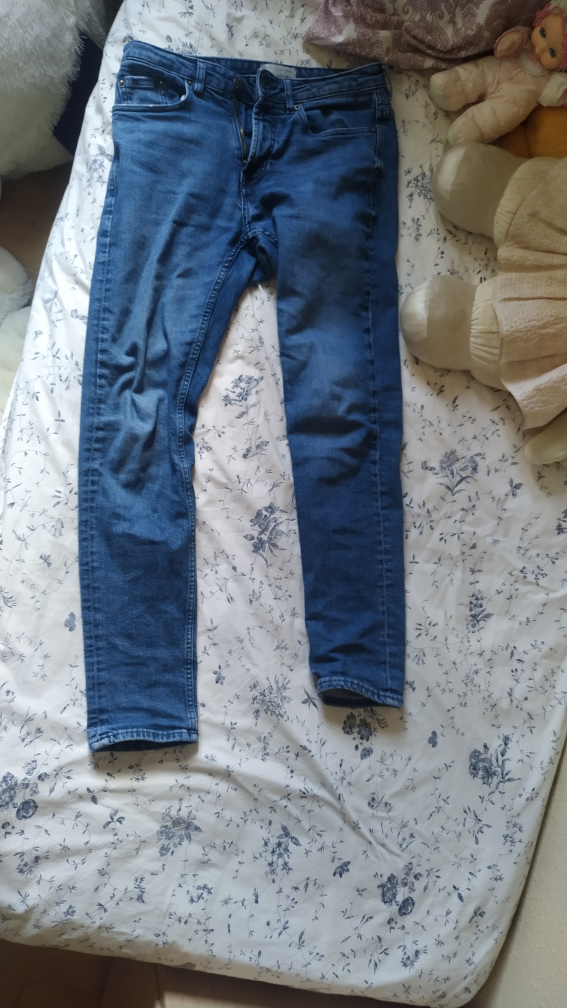
#> input picture ComputerVision/GoodUp.jpg, 2268 x 4032 px (shown at 1/4 size)
$ jupyter execute --allow-errors OptionA.ipynb   (shell and % lines are left out)
#> lines starting #> are read from the running program, lines starting #| are printed output that depends on the picture; after the words box and inside, x2 and y2 are one past the last pixel; in counts of white or black regions, pixels touching at a corner belong together
# First pass, OPTION A

This is the first pass of my TFG, the idea of processing the image and being able to detect features and such

### Loading Libraries

[cell 1]
import cv2
import numpy as np
import pandas as pd
import matplotlib.pyplot as plt
import joblib
from IPython.display import Image
from tensorflow.keras import models
import tensorflow as tf
from tensorflow.keras.preprocessing import image
from tensorflow.keras import backend as K
import random as rng
rng.seed(12345)

### Loading data

It is necessary that, before starting the detection of objects we prosses the images so that they are selected and well suited for analizis. That's why we need to separate the cloth from the background. An option might be the use of a machine learning algorithm to detect the cloth from a picture

[cell 2]
pant_img_original = cv2.imread(r'GoodUp.jpg')
#> pant_img_original is the input picture: shape (4032, 2268, 3); mean B, G, R 131, 122.5, 114.5

[cell 3]
pant_img = pant_img_original[:,:,::-1]
plt.imshow(pant_img)
#> (this line was passed over: IPython is not available in this run)

[cell 4]
pant_img_gray = cv2.cvtColor(pant_img, cv2.COLOR_BGR2GRAY)
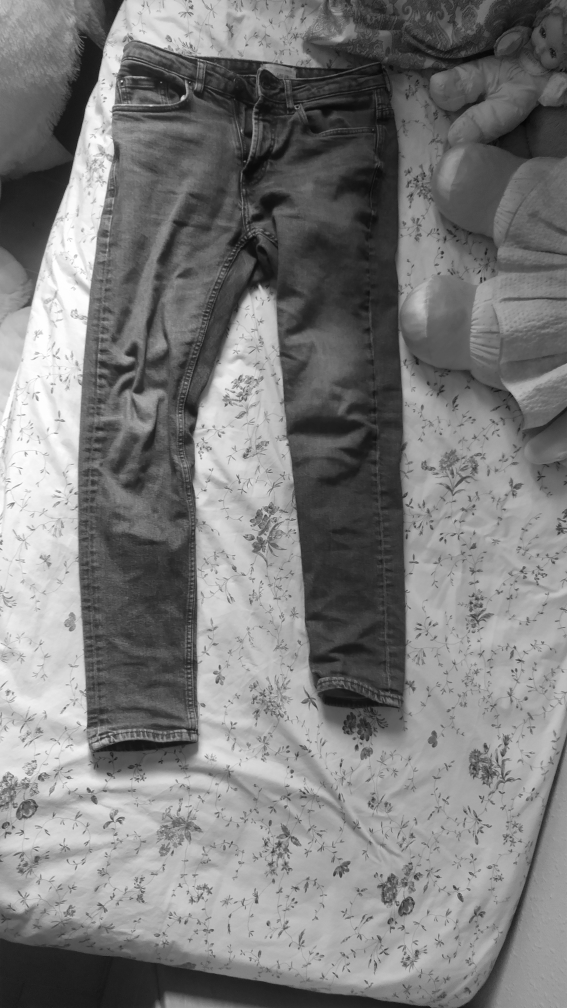
#> pant_img_gray: shape (4032, 2268) (shown at 1/4 size); min 1, max 255, mean 124.1
blurred = cv2.GaussianBlur(pant_img_gray, (7, 7), 0)
(thresh, blackAndWhiteImage) = cv2.threshold(blurred, 0, 255, cv2.THRESH_BINARY | cv2.THRESH_OTSU)
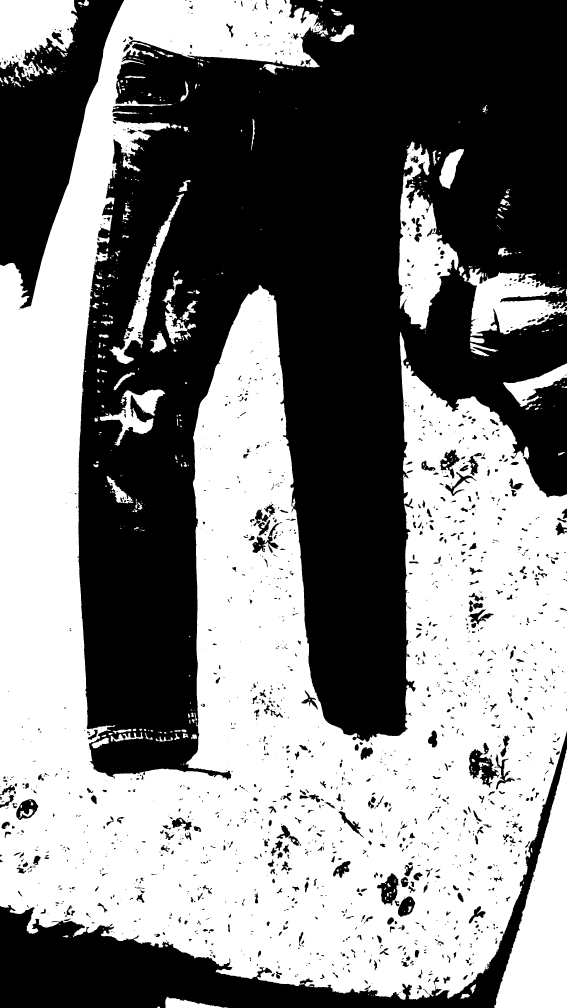
#> blackAndWhiteImage: shape (4032, 2268) (shown at 1/4 size); 50.3% white; 1638 black regions (581 under 20 px), largest, box (x1, y1, x2, y2) and area: (308, 0, 2268, 3121) 3700260, (0, 2924, 2268, 4032) 384816, (0, 0, 496, 1234) 282056
#> thresh = 123

[cell 5]
invertedMask = cv2.bitwise_not(blackAndWhiteImage)
newImage = cv2.bitwise_or(pant_img, pant_img, mask = invertedMask)
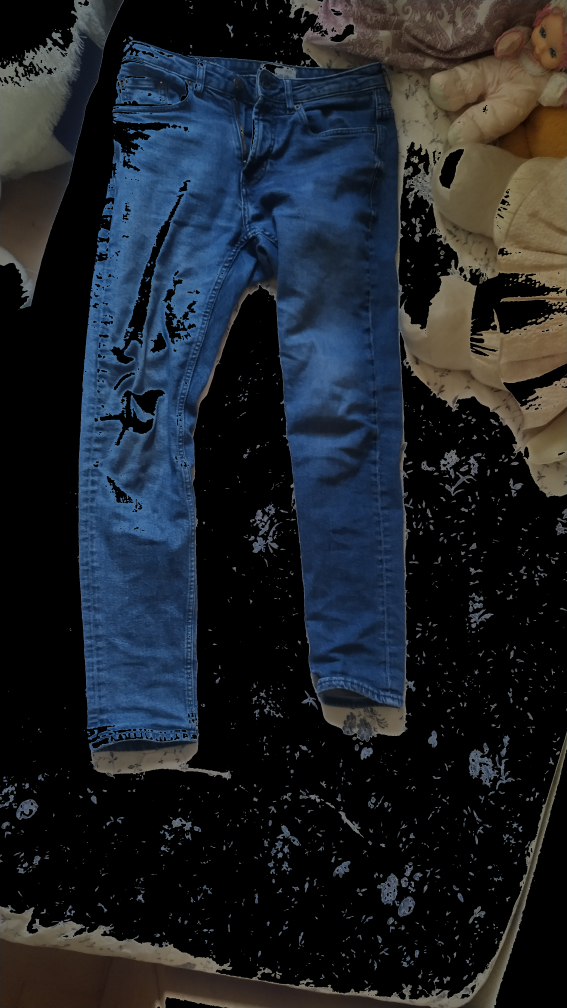
#> newImage: shape (4032, 2268, 3) (shown at 1/4 size); mean R, G, B 29.7, 34.5, 40.8
plt.imshow(newImage)
#> (this line was passed over: IPython is not available in this run)

[cell 6]
kernelClose = np.ones((10,10),np.uint8)
redoneInverted = invertedMask
for x in range(15):
    redoneInverted = cv2.morphologyEx(redoneInverted, cv2.MORPH_CLOSE, kernelClose)
#> this loop made 15 passes
#> pass 1, `redoneInverted = cv2.morphologyEx(redoneInverted, cv2.MORPH_CLOSE, ker..`:
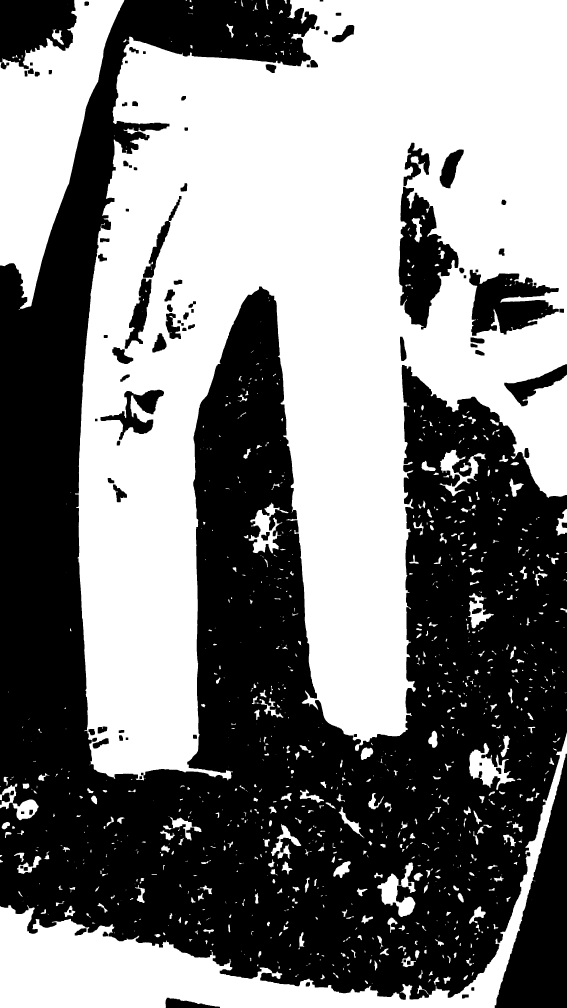
#> redoneInverted: shape (4032, 2268) (shown at 1/4 size); 50.7% white; 104 black regions, largest, box (x1, y1, x2, y2) and area: (0, 0, 2268, 3999) 4050416, (1979, 3015, 2268, 4032) 144233, (1595, 747, 1834, 1318) 72849
#> after the loop:
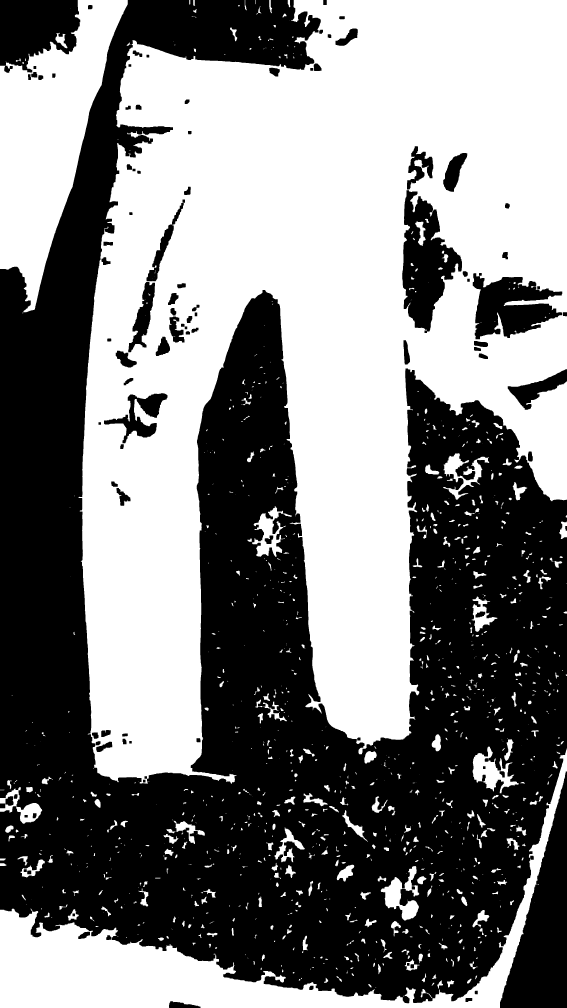
#> redoneInverted: shape (4032, 2268) (shown at 1/4 size); 50.6% white; 104 black regions, largest, box (x1, y1, x2, y2) and area: (0, 0, 2268, 4013) 4082014, (2000, 3086, 2268, 4032) 126327, (1609, 761, 1848, 1332) 72849
for x in range(400):
    redoneInverted = cv2.morphologyEx(redoneInverted, cv2.MORPH_OPEN, kernelClose)
#> this loop made 400 passes
#> pass 1, `redoneInverted = cv2.morphologyEx(redoneInverted, cv2.MORPH_OPEN, kern..`:
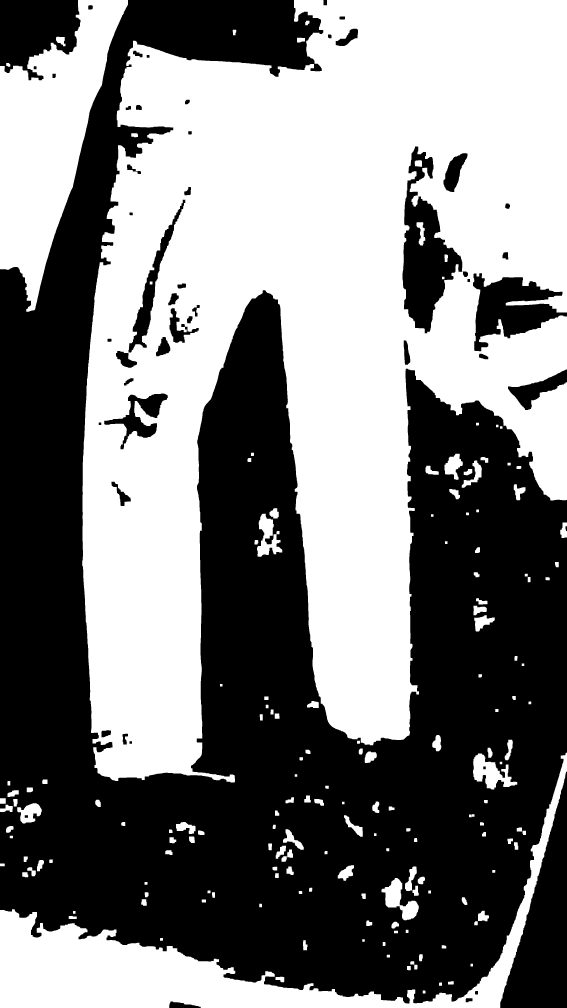
#> redoneInverted: shape (4032, 2268) (shown at 1/4 size); 49.4% white; 166 white regions, largest, box (x1, y1, x2, y2) and area: (329, 0, 2268, 3130) 3736133, (0, 3011, 2268, 4032) 365813, (0, 0, 512, 1247) 303222
#> after the loop:
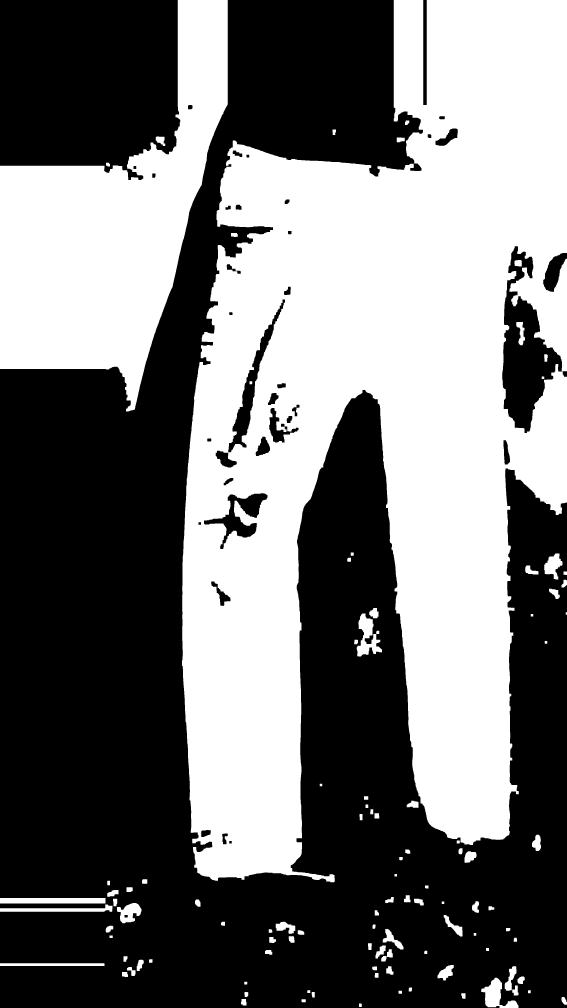
#> redoneInverted: shape (4032, 2268) (shown at 1/4 size); 45.6% white; 104 white regions, largest, box (x1, y1, x2, y2) and area: (728, 0, 2268, 3529) 3367424, (0, 0, 911, 1646) 707409, (0, 3592, 422, 3614) 9284
newImage = cv2.bitwise_or(pant_img, pant_img, mask = redoneInverted)
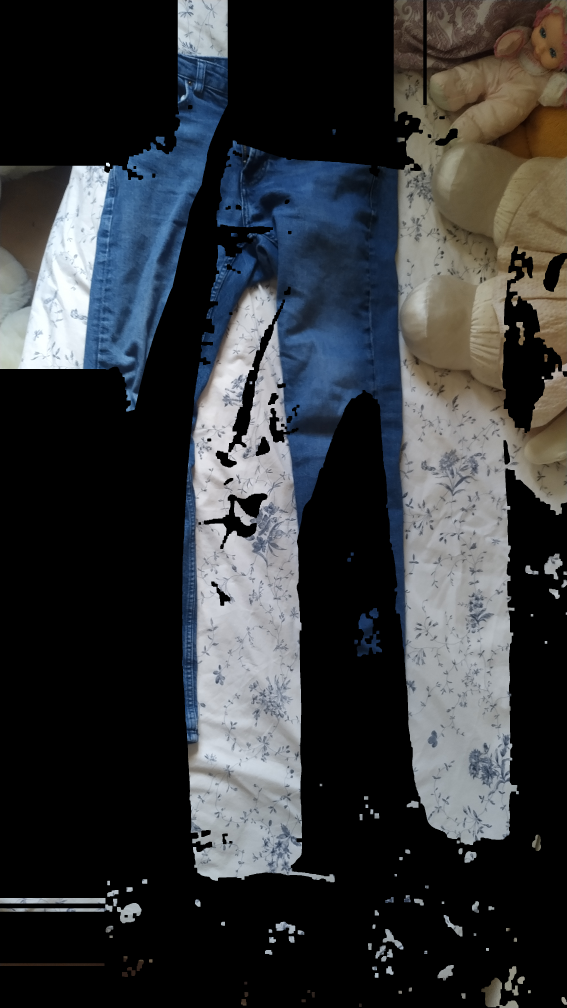
#> newImage: shape (4032, 2268, 3) (shown at 1/4 size); mean R, G, B 52.4, 54.9, 57.5
plt.imshow(newImage)
#> (this line was passed over: IPython is not available in this run)

$ run again, with ComputerVision/GoodDown.jpg copied over ComputerVision/GoodUp.jpg
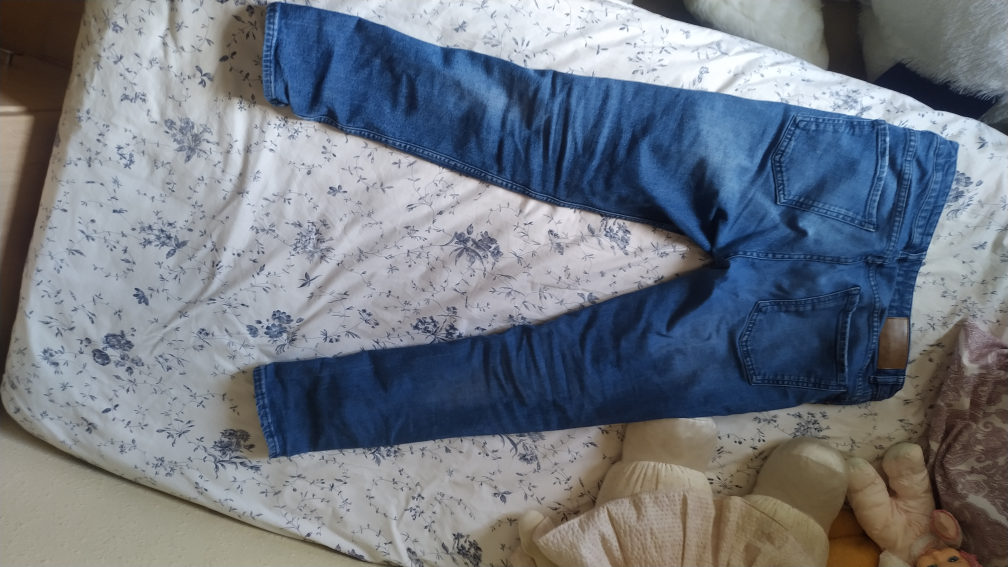
#> input picture ComputerVision/GoodDown.jpg, 4032 x 2268 px (shown at 1/4 size)
#> pant_img_original is the input picture: shape (2268, 4032, 3); mean B, G, R 129.8, 119.6, 112.8
#> `(thresh, blackAndWhiteImage) = cv2.threshold(blurred, 0, 255, cv2.THRE..`:
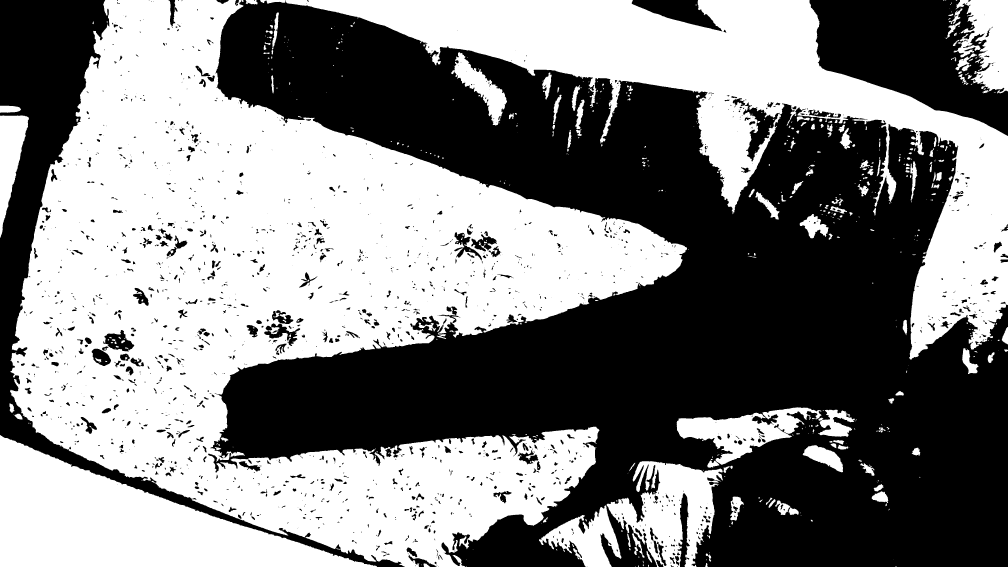
#> blackAndWhiteImage: shape (2268, 4032) (shown at 1/4 size); 50.3% white; 1634 black regions (661 under 20 px), largest, box (x1, y1, x2, y2) and area: (832, 0, 4032, 2268) 3747596, (0, 0, 1619, 2268) 365552, (3238, 0, 4032, 544) 247155
#> thresh = 121
#> `newImage = cv2.bitwise_or(pant_img, pant_img, mask = redoneInverted)`:
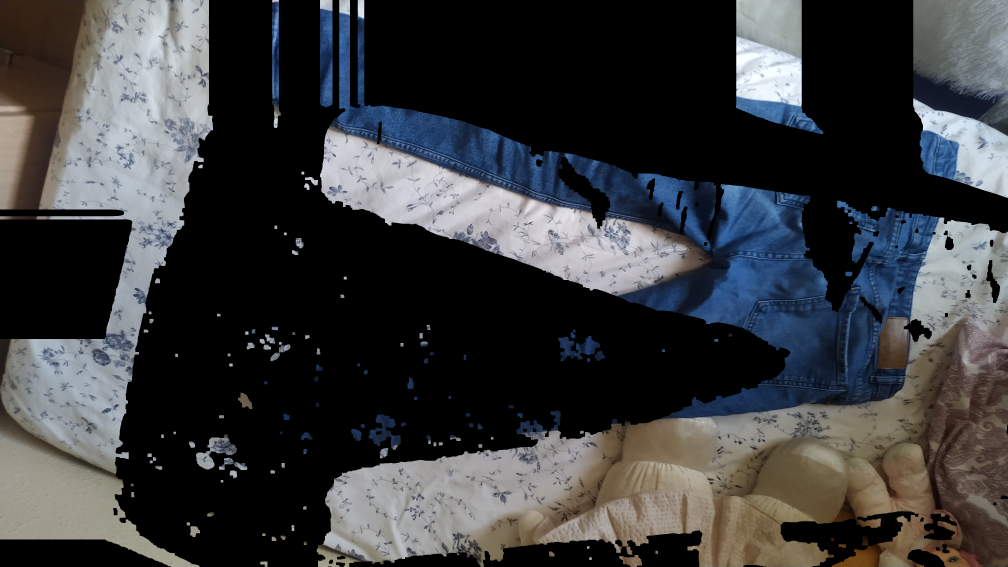
#> newImage: shape (2268, 4032, 3) (shown at 1/4 size); mean R, G, B 57.7, 58.8, 60.9

$ run again, with ComputerVision/ReverseUp.jpg copied over ComputerVision/GoodUp.jpg
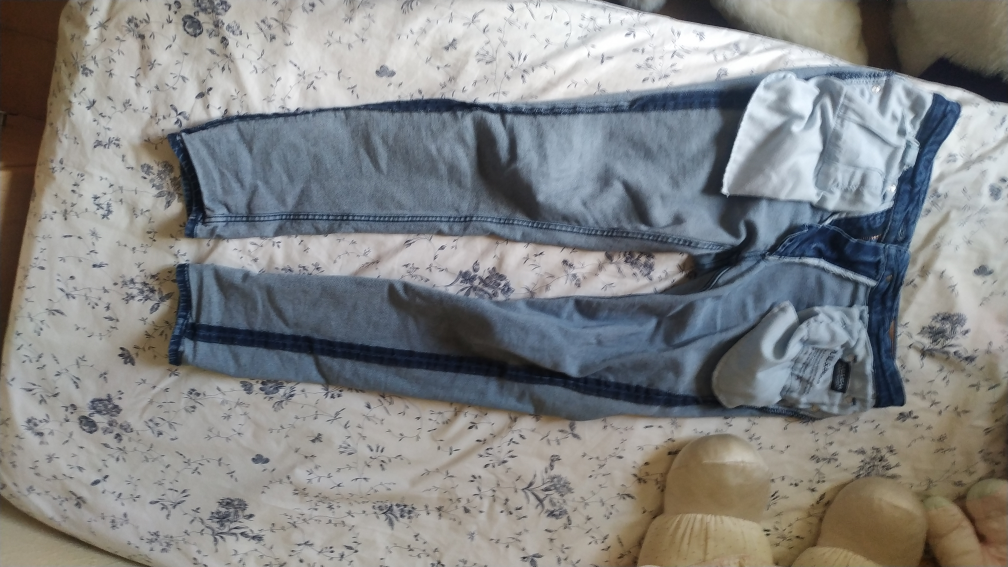
#> input picture ComputerVision/ReverseUp.jpg, 4032 x 2268 px (shown at 1/4 size)
#> pant_img_original is the input picture: shape (2268, 4032, 3); mean B, G, R 133.1, 133, 131.6
#> `(thresh, blackAndWhiteImage) = cv2.threshold(blurred, 0, 255, cv2.THRE..`:
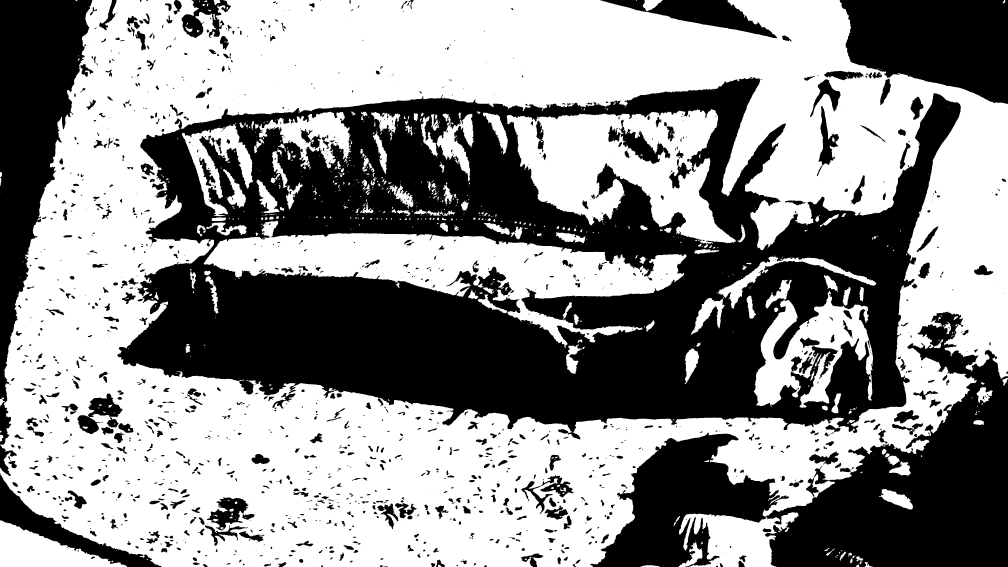
#> blackAndWhiteImage: shape (2268, 4032) (shown at 1/4 size); 56.4% white; 1371 black regions (413 under 20 px), largest, box (x1, y1, x2, y2) and area: (469, 308, 3843, 1758) 2433378, (2361, 1247, 4032, 2268) 673542, (0, 0, 369, 1779) 289606
#> thresh = 127
#> `newImage = cv2.bitwise_or(pant_img, pant_img, mask = redoneInverted)`:
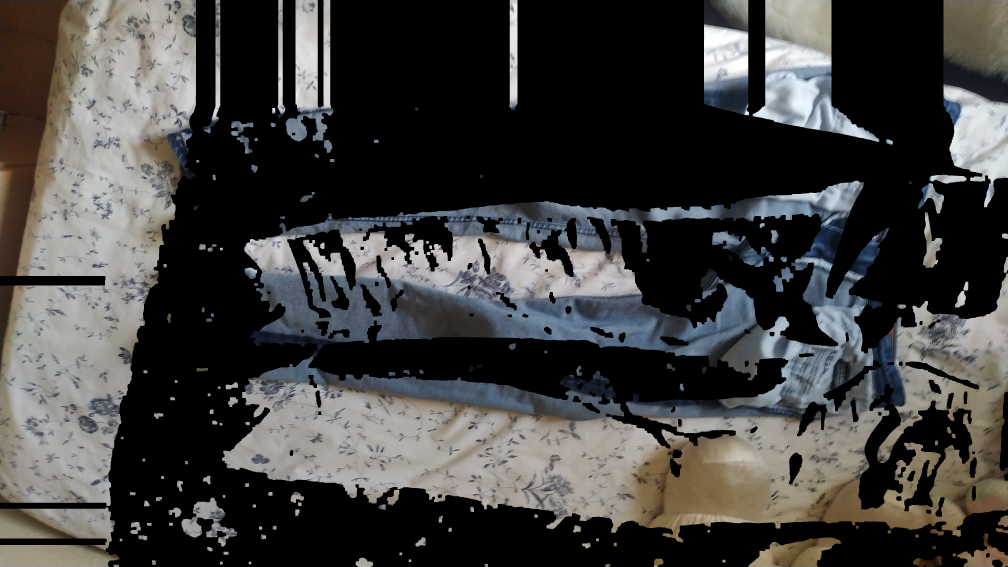
#> newImage: shape (2268, 4032, 3) (shown at 1/4 size); mean R, G, B 64.5, 63.8, 62.3
